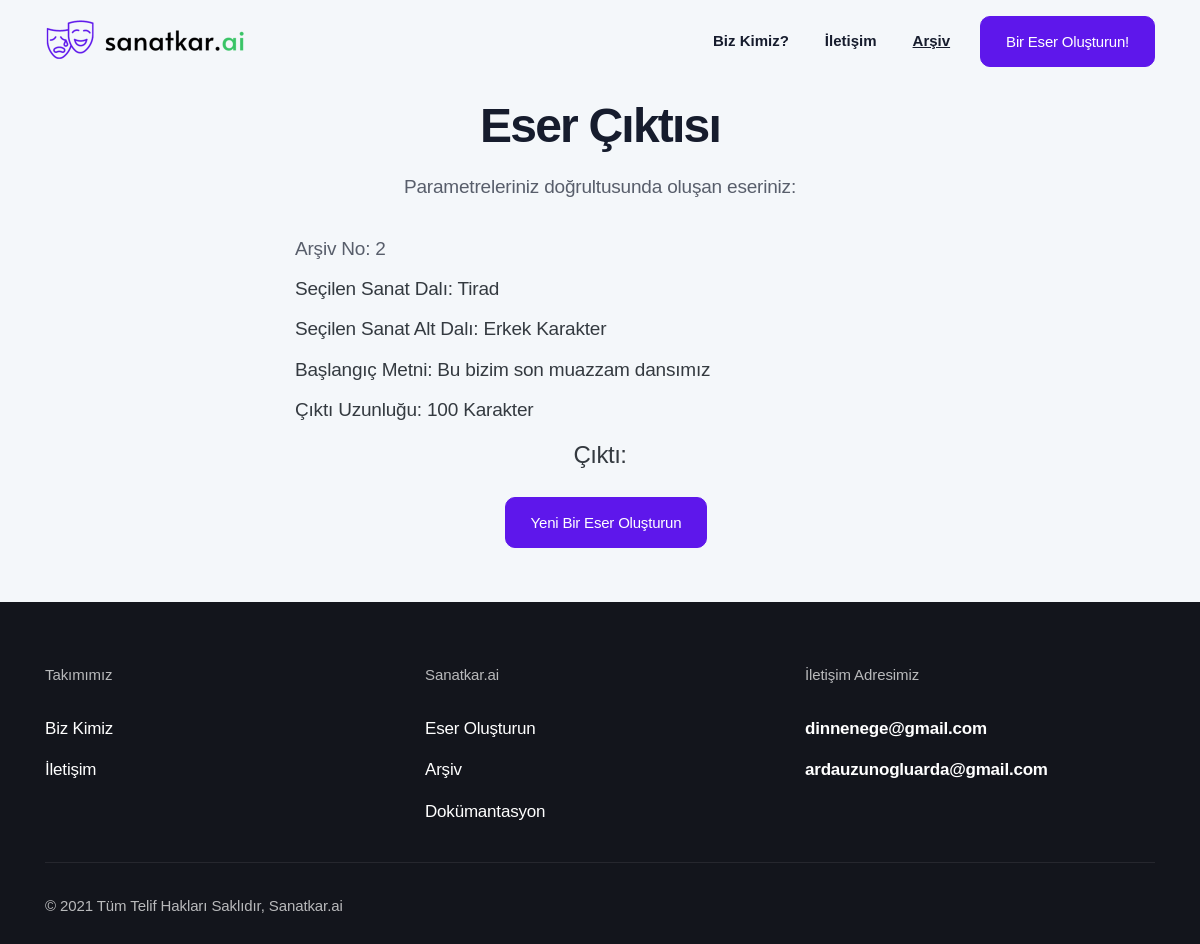
Page /archive/2 on the earlier database version.
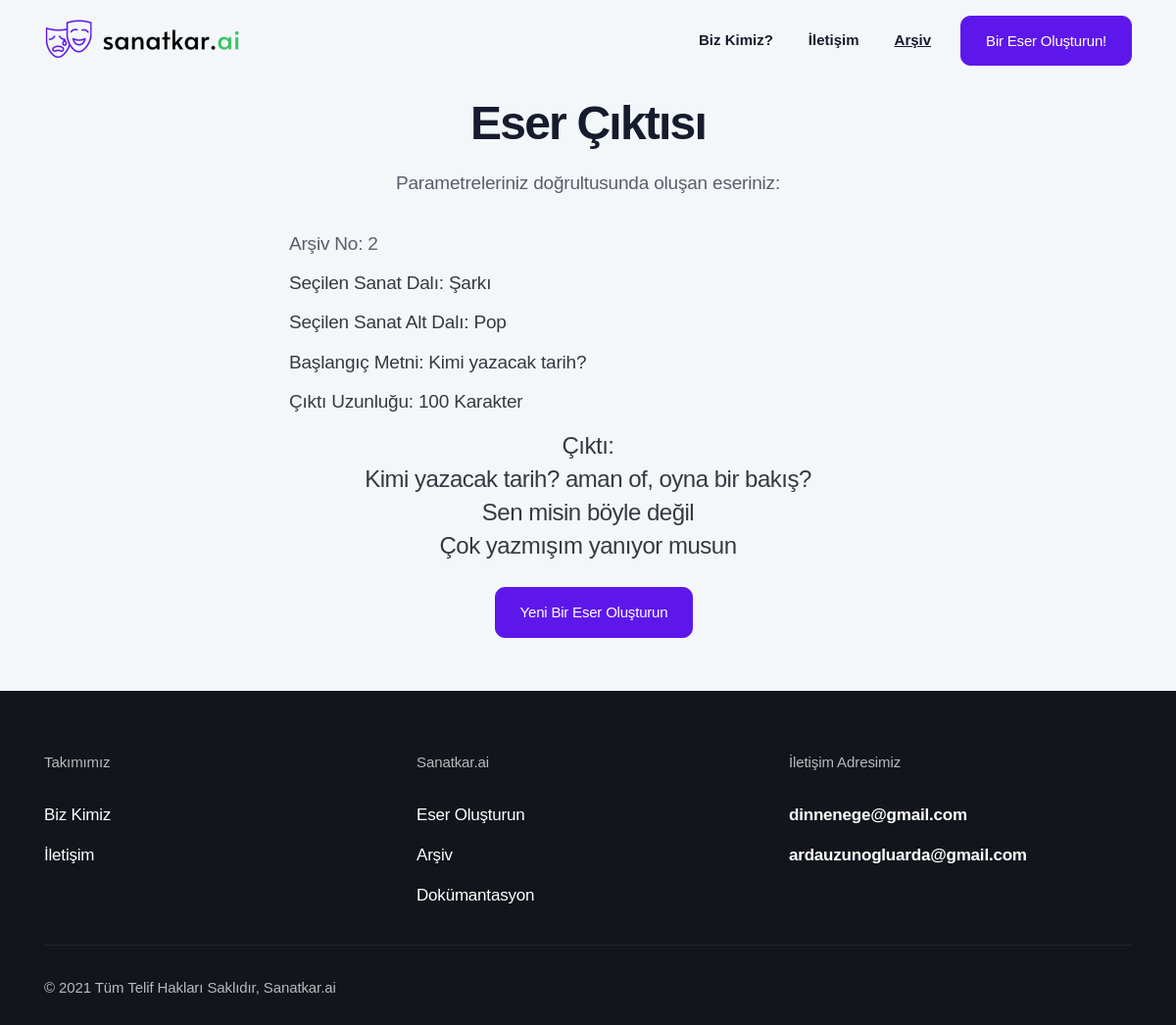
Same page on the later database version.
### app.py (models this page shows)
class Archive(db.Model):
    id = db.Column(db.Integer, primary_key=True)
    generated_text = db.Column(db.String(600))
    art_branch = db.Column(db.String(10))
    genre = db.Column(db.String(30))
    seed_input = db.Column(db.String(35))
    length_input = db.Column(db.String(3))

### app.py (the view)
@app.route("/archive/<int:id>")
def particular_archive_element(id):
    archived_generation = Archive.query.filter_by(id = id).first()
    id = archived_generation.id
    generated_text = archived_generation.generated_text
    art_branch = archived_generation.art_branch
    genre = archived_generation.genre
    seed_input = archived_generation.seed_input
    length_input = archived_generation.length_input
    output = str(generated_text).replace("_", "").replace(")", "").replace("(", "").replace("'", "").replace('"',"").split("\\n")
    output = list(filter(None, output))[:-1]
    return render_template("generator_output.html", id = id, output=output, art_branch=art_branch, genre=genre, seed_input=seed_input, length_input=length_input)

### templates/generator_output.html (shortened to what the changed rows need)
<!DOCTYPE html>
<html lang="en">
<head>
  <link rel="stylesheet" href="{{ url_for('static', filename='css/bootstrap.css') }}">
  <link rel="stylesheet" href="{{ url_for('static', filename='fonts/icon-font/css/style.css') }}">
  <link rel="stylesheet" href="{{ url_for('static', filename='fonts/typography-font/typo.css') }}">
  <link rel="stylesheet" href="{{ url_for('static', filename='fonts/fontawesome-5/css/all.css') }}">
  <link rel="stylesheet" href="{{ url_for('static', filename='plugins/aos/aos.min.css') }}">
  <link rel="stylesheet" href="{{ url_for('static', filename='plugins/fancybox/jquery.fancybox.min.css') }}">
  <link rel="stylesheet" href="{{ url_for('static', filename='plugins/nice-select/nice-select.min.css') }}">
  <link rel="stylesheet" href="{{ url_for('static', filename='plugins/slick/slick.min.css') }}">
  <link rel="stylesheet" href="{{ url_for('static', filename='plugins/date-picker/css/gijgo.min.css') }}" type="text/css" />
  <link rel="stylesheet" href="{{ url_for('static', filename='plugins/theme-mode-switcher/switcher-panel.css') }}">
  <link rel="stylesheet" href="{{ url_for('static', filename='css/main.css') }}">
  <link rel="stylesheet" href="{{ url_for('static', filename='css/theme-mode-custom.css') }}">
  <link rel="stylesheet" href="https://cdnjs.cloudflare.com/ajax/libs/font-awesome/5.15.4/css/all.min.css">
</head>
<body data-theme="light">
  <div class="site-wrapper overflow-hidden">
    <div class="inner-banner pt-20 pb-md-13 bg-default-2">
      <div class="container">
        <div class="row  justify-content-center pt-5">
          <div class="col-xl-8 col-lg-9 text-center">
            <div class="px-md-15 text-center">
              <h2 class="title gr-text-3 mb-6">Eser Çıktısı</h2>
              <ul class="w-100 list-unstyled text-left">
                <li class="gr-text-8 text-dark mb-3">Seçilen Sanat Dalı: <span id="chosenart">{{art_branch}}</span></li>
                <li class="gr-text-8 text-dark mb-3">Seçilen Sanat Alt Dalı: <span id="chosensubart">{{genre}}</span></li>
                <li class="gr-text-8 text-dark mb-3">Başlangıç Metni: <span id="startingsentence">{{seed_input}}</span></li>
                <li class="gr-text-8 text-dark mb-5">Çıktı Uzunluğu: <span id="outputlength">{{length_input}}</span> Karakter</li>
                <li class="gr-text-6 text-dark mb-8 text-center">Çıktı:</br><span id="output">
                {% for element in output %}
                  {{element}}
                  <br>
                {% endfor %}
                </span></li>
              </ul>
            </div>
          </div>
        </div>
      </div>
    </div>
  </div>
</body>
</html>

Differences in the rows shown:
changed Archive: art_branch "Tirad" → "Şarkı"; genre "Erkek Karakter" → "Pop"; seed_input "Bu bizim son muazzam dansımız" → "Kimi yazacak tarih?"
Other differences:
new list line: "Kimi yazacak tarih? aman of, oyna bir bakış?"
new list line: "Sen misin böyle değil"
new list line: "Çok yazmışım yanıyor musun"
